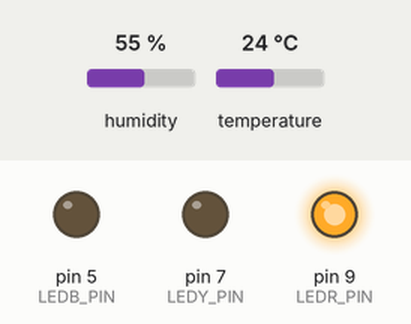
Simulated run of this sketch. Board: Arduino Uno, built with avr-gcc and run on an emulated ATmega328P. On the bench: output pins drawn as LEDs (lit = HIGH). The test bench sets the inputs (shaded band); at power-on: temperature 24 °C, humidity 55 %.

Above: at 6.7 s.
6.8 s: temperature set to 19 °C
At 18.5 s:
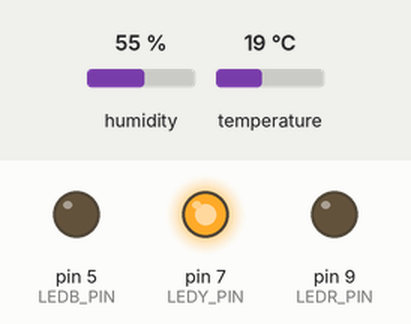
19.1 s: temperature set to 28 °C
At 28.0 s:
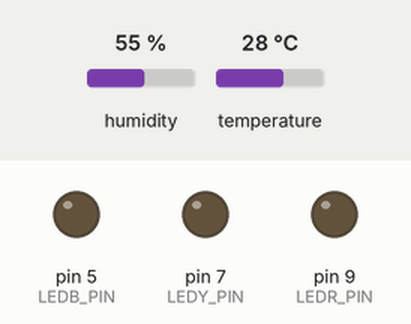
30.2 s: temperature set to 20 °C
At 39.29 s:
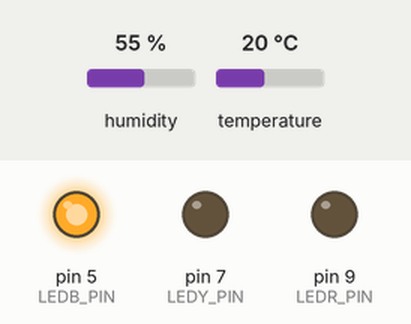
Timing chart, 0 to 41.3 s (numbered marks = the images above; inputs shaded):
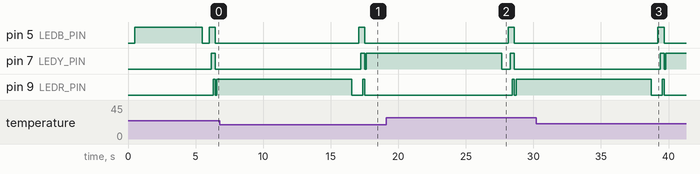

Measured:
- after the input at 6.8 s, pin 9 (LEDR_PIN): goes on until 17.5 s, then stays LOW
- after the input at 19.1 s, pin 7 (LEDY_PIN): goes on until 28.6 s, then stays LOW
- after the input at 30.2 s, pin 9 (LEDR_PIN): goes on until 39.7 s, then stays LOW

The sketch:

dws.ino
```cpp
// DHT sensor library - Version: Latest
#include <DHT.h>

// Uncomment to display debug info to Serial Monitor
// #define DEBUG

#define DHT11_PIN 10

#define LEDB_PIN 5
#define LEDY_PIN 7
#define LEDR_PIN 9

#define YELLOW_THRESHOLD 19.0
#define RED_THRESHOLD 21.0

#define BAUD_RATE 9600


DHT dht11(DHT11_PIN, DHT11);

float temperature;
float humidity;

/**
 * setup Weather Station module
 * - Set pin mode for LEDs
 */
void setup() {
    pinMode(LEDB_PIN, OUTPUT);
    pinMode(LEDY_PIN, OUTPUT);
    pinMode(LEDR_PIN, OUTPUT);
    delay(500);
    digitalWrite(LEDB_PIN, HIGH);
    digitalWrite(LEDY_PIN, LOW);
    digitalWrite(LEDR_PIN, LOW);
#ifdef DEBUG
    Serial.begin(BAUD_RATE);
    Serial.println("Initializing...");
#endif
    dht11.begin();
    delay(5000);
#ifdef DEBUG
    Serial.println("Starting main loop");
#endif
}

/**
 * main loop
 */
void loop() {
      // switch off all LEDs
    digitalWrite(LEDB_PIN, LOW);
    digitalWrite(LEDY_PIN, LOW);
    digitalWrite(LEDR_PIN, LOW);
    delay(500);

    // animate LEDs
    digitalWrite(LEDB_PIN, HIGH);
    delay(150);
    digitalWrite(LEDY_PIN, HIGH);
    delay(150);
    digitalWrite(LEDR_PIN, HIGH);
    delay(150);
    digitalWrite(LEDB_PIN, LOW);
    digitalWrite(LEDY_PIN, LOW);
    digitalWrite(LEDR_PIN, LOW);
    delay(100);

    // read humidity and temperature
    temperature = dht11.readTemperature(false, true);
    humidity = dht11.readHumidity();

#ifdef DEBUG
    Serial.print("Temperature = ");
    Serial.println(temperature);
    Serial.print("Humidity = ");
    Serial.println(humidity);
#endif

    // switch on LED according to temp thresholds
    if (temperature >= RED_THRESHOLD) {
        digitalWrite(LEDR_PIN, HIGH);
    } else if (temperature >= YELLOW_THRESHOLD) {
        digitalWrite(LEDY_PIN, HIGH);
    } else {
        digitalWrite(LEDB_PIN, HIGH);
    }

    // wait 10 seconds...
    delay(10000);
}
```
